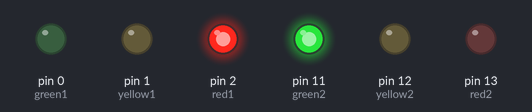
Bench run of a sketch on a simulated Arduino Uno, built with avr-gcc and run on an emulated ATmega328P. Shown: output pins drawn as LEDs (lit = HIGH).

Above: at 0.5 s.
At 1.5 s:
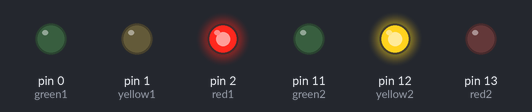
At 2.5 s:
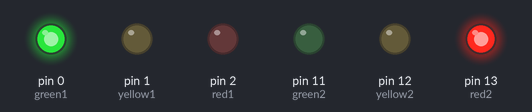
At 3.5 s:
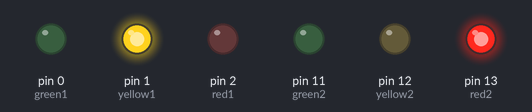
Timing chart, 0 to 5.2 s (numbered marks = the images above):
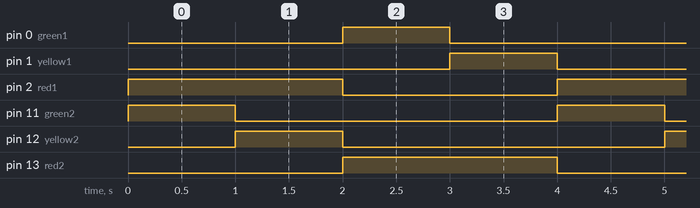

The sketch:

traffic_light.ino
```cpp
/*=======================    SKETCH    ==========================
====================    LAMPU LALU LINTAS   ====================*/


// konfigurasi pin lampu lalu lintas 1
#define  red1        2
#define   yellow1 1
#define   green1  0

// konfigurasi pin lampu lalu lintas 2
#define  red2        13
#define   yellow2 12
#define   green2   11


void setup() {
  // Men-set mode pin lampu lalu lintas
  pinMode(red1, OUTPUT);
  pinMode(yellow1, OUTPUT);
  pinMode(green1, OUTPUT);
  pinMode(red2, OUTPUT);
  pinMode(yellow2, OUTPUT);
  pinMode(green2, OUTPUT);
}


void loop() {
  for(int x = 0; x<5; x++){
    digitalWrite(red1, HIGH);   // menyalakan lampu merah pada lampu lalu lintas 1
    digitalWrite(green2, HIGH); // menyalakan lampu hijau pada lampu lalu lintas 2
    delay(200);
  }
  off(); // mereset-mematikan semua lampu lalu lintas

  for(int y = 0; y<5; y++){
    digitalWrite(red1, HIGH);   // menyalakan lampu merah pada lampu lalu lintas 1
    digitalWrite(yellow2, HIGH); // menyalakan lampu kuning pada lampu lalu lintas 2
    delay(200);
  }
  off();  // mereset-mematikan semua lampu lalu lintas

  for(int y = 0; y<5; y++){
    digitalWrite(red2, HIGH);   // menyalakan lampu merah pada lampu lalu lintas 2
    digitalWrite(green1, HIGH); // menyalakan lampu hijau pada lampu lalu lintas 1
    delay(200);
  }
  off();  // mereset-mematikan semua lampu lalu lintas

  for(int y = 0; y<5; y++){
    digitalWrite(red2, HIGH);   // menyalakan lampu merah pada lampu lalu lintas 2
    digitalWrite(yellow1, HIGH);// menyalakan lampu kuning pada lampu lalu lintas 1
    delay(200);
  }
  off();  // mereset-mematikan semua lampu lalu lintas
}

void off() {         // fungsi untuk mematikan lampu merah
    digitalWrite(red1, LOW);
    digitalWrite(yellow1, LOW);
    digitalWrite(green1, LOW);
    digitalWrite(red2, LOW);
    digitalWrite(yellow2, LOW);
    digitalWrite(green2, LOW);
}
```

Measured:
- by itself, pin 0 (green1), pin 1 (yellow1), pin 11 (green2), pin 12 (yellow2): alternates HIGH for 1.0 s and LOW for 3.0 s
- by itself, pin 2 (red1), pin 13 (red2): alternates HIGH for 2.0 s and LOW for 2.0 s
- by itself, everything shown: repeats every 4.0 s, in 5 steps
